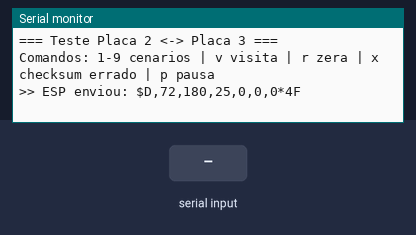
The sketch below on a simulated ESP32. On the bench: the last lines printed to the serial monitor. Inputs (shaded band) come from the test bench.

Above: at 1.7 s.
1.8 s: "1\n" received over Serial
At 1.96 s:
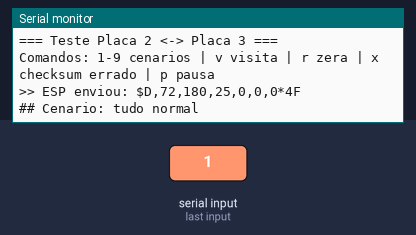
3.3 s: "$\n" received over the second serial link
At 3.9 s:
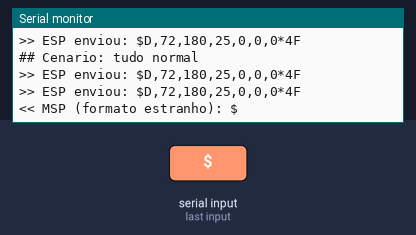
4.8 s: "3\n" received over Serial
At 5.5 s:
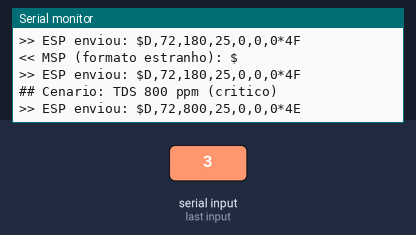
6.5 s: "S,\n" received over the second serial link
At 6.9 s:
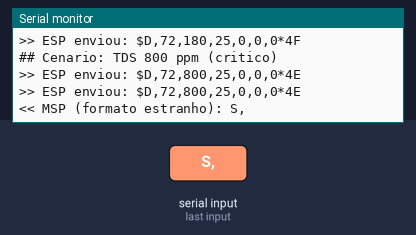
8.0 s: "5\n" received over Serial
At 8.8 s:
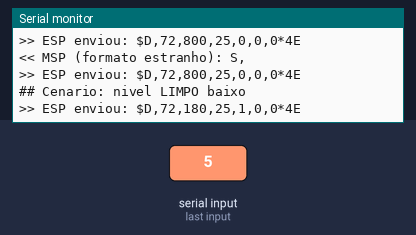
9.5 s: "K\n" received over the second serial link
At 9.9 s:
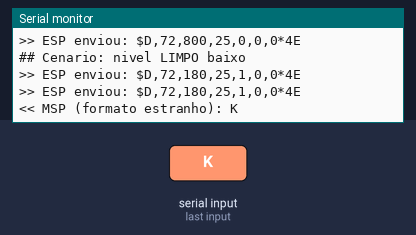

The sketch:

placas2-3-victor.ino
```cpp
/*
 * TESTE DE INTEGRACAO - PLACA 2 (ESP32) <-> PLACA 3 (MSP430)
 * Arduino IDE, placa "ESP32 Dev Module". Monitor Serial a 115200.
 *
 * Digite no Monitor Serial (e tecle Enter):
 *   1 = tudo normal              2 = pH critico (5,0)
 *   3 = TDS critico (800 ppm)    4 = turbidez critica (8,0 NTU)
 *   5 = nivel LIMPO baixo        6 = nivel SUJO alto
 *   7 = troca PENDENTE (pisca)   8 = troca EM ANDAMENTO (fixo)
 *   9 = turbidez SEM SENSOR ("-")
 *   v = manda uma visita ($V)    r = zera visitas ($R)
 *   x = manda quadro com checksum ERRADO (deve ser ignorado)
 *   p = PAUSA/retoma o envio (pausado > 10 s = MSP mostra "Erro")
 */

#define PINO_RX_MSP 16   // GPIO16 <- TX do MSP430 (P1.2)
#define PINO_TX_MSP 17   // GPIO17 -> RX do MSP430 (P1.1)

HardwareSerial MSP(2);   // UART2 do ESP32 (a UART0 e o USB)

// Cenario atual
int  ph10 = 72, tds = 180, turb10 = 25;
bool turbOk = true;
int  nivelLimpoBaixo = 0, nivelSujoAlto = 0, troca = 0;
bool pausado = false;

// ---------- envio ----------
uint8_t checksum(const String &s) {
  uint8_t cs = 0;
  for (size_t i = 0; i < s.length(); i++) cs ^= (uint8_t)s[i];
  return cs;
}

void enviaQuadro(const String &corpo, bool estragar = false) {
  uint8_t cs = checksum(corpo);
  if (estragar) cs ^= 0xFF;                 // checksum errado de proposito
  char cauda[8];
  snprintf(cauda, sizeof(cauda), "*%02X\r\n", cs);
  String q = "$" + corpo + cauda;
  MSP.print(q);
  Serial.print(">> ESP enviou: ");
  Serial.print(q);                          // q ja termina com \r\n
}

String montaD() {
  String c = "D,";
  c += String(ph10) + ",";
  c += String(tds) + ",";
  c += (turbOk ? String(turb10) : String("-")) + ",";
  c += String(nivelLimpoBaixo) + ",";
  c += String(nivelSujoAlto) + ",";
  c += String(troca);
  return c;
}

void cenarioNormal() {
  ph10 = 72; tds = 180; turb10 = 25; turbOk = true;
  nivelLimpoBaixo = 0; nivelSujoAlto = 0; troca = 0;
}

// ---------- recepcao ----------
String linha;

void trataLinhaDoMSP(const String &l) {
  // Esperado: $CORPO*HH
  int ast = l.indexOf('*');
  if (!l.startsWith("$") || ast < 0 || ast + 3 > (int)l.length()) {
    Serial.println("<< MSP (formato estranho): " + l);
    return;
  }
  String corpo = l.substring(1, ast);
  uint8_t recebido = (uint8_t)strtol(l.substring(ast + 1, ast + 3).c_str(), NULL, 16);
  bool ok = (recebido == checksum(corpo));

  Serial.print("<< MSP enviou: " + l);
  Serial.println(ok ? "   [checksum OK]" : "   [CHECKSUM ERRADO]");

  if (ok && corpo.startsWith("S,")) {
    // S,alarme,silenciado,visitas,com
    int a, s, v, c;
    if (sscanf(corpo.c_str(), "S,%d,%d,%d,%d", &a, &s, &v, &c) == 4) {
      const char *com[] = {"aguardando", "OK", "PERDIDA"};
      Serial.printf("   -> alarme=%s  silenciado=%s  visitas=%d  comunicacao=%s\n",
                    a ? "SIM" : "nao", s ? "SIM" : "nao", v,
                    (c >= 0 && c <= 2) ? com[c] : "?");
    }
  } else if (ok && corpo == "K") {
    Serial.println("   -> usuario apertou SILENCIAR na Placa 3");
  } else if (ok && corpo == "Z") {
    Serial.println("   -> usuario zerou as visitas na Placa 3");
  }
}

// ---------- comandos do Monitor Serial ----------
void trataComando(char c) {
  switch (c) {
    case '1': cenarioNormal();                     Serial.println("## Cenario: tudo normal"); break;
    case '2': cenarioNormal(); ph10 = 50;          Serial.println("## Cenario: pH 5,0 (critico)"); break;
    case '3': cenarioNormal(); tds = 800;          Serial.println("## Cenario: TDS 800 ppm (critico)"); break;
    case '4': cenarioNormal(); turb10 = 80;        Serial.println("## Cenario: turbidez 8,0 NTU (critica)"); break;
    case '5': cenarioNormal(); nivelLimpoBaixo = 1; Serial.println("## Cenario: nivel LIMPO baixo"); break;
    case '6': cenarioNormal(); nivelSujoAlto = 1;  Serial.println("## Cenario: nivel SUJO alto"); break;
    case '7': cenarioNormal(); troca = 1;          Serial.println("## Cenario: troca PENDENTE"); break;
    case '8': cenarioNormal(); troca = 2;          Serial.println("## Cenario: troca EM ANDAMENTO"); break;
    case '9': cenarioNormal(); turbOk = false;     Serial.println("## Cenario: turbidez SEM SENSOR"); break;
    case 'v': case 'V': enviaQuadro("V"); break;
    case 'r': case 'R': enviaQuadro("R"); break;
    case 'x': case 'X': Serial.println("## Enviando quadro com checksum ERRADO:");
                        enviaQuadro(montaD(), true); break;
    case 'p': case 'P': pausado = !pausado;
                        Serial.println(pausado ? "## Envio PAUSADO (MSP deve mostrar Erro em 10 s)"
                                               : "## Envio RETOMADO"); break;
    default: break;   // ignora Enter e outros caracteres
  }
}

void setup() {
  Serial.begin(115200);
  MSP.begin(9600, SERIAL_8N1, PINO_RX_MSP, PINO_TX_MSP);
  delay(500);
  Serial.println();
  Serial.println("=== Teste Placa 2 <-> Placa 3 ===");
  Serial.println("Comandos: 1-9 cenarios | v visita | r zera | x checksum errado | p pausa");
}

unsigned long ultimoEnvio = 0;

void loop() {
  // 1) Envia o $D a cada 1 s
  if (!pausado && millis() - ultimoEnvio >= 1000) {
    ultimoEnvio = millis();
    enviaQuadro(montaD());
  }

  // 2) Le o que chega do MSP430
  while (MSP.available()) {
    char ch = MSP.read();
    if (ch == '\n') {
      if (linha.length()) trataLinhaDoMSP(linha);
      linha = "";
    } else if (ch != '\r') {
      if (linha.length() < 80) linha += ch;
    }
  }

  // 3) Le os comandos digitados no Monitor Serial
  while (Serial.available()) trataComando((char)Serial.read());
}
```

Measured:
- after the input at 1.8 s, the serial monitor: prints a new line at once (image 1)
- after the input at 3.3 s, the serial monitor: prints a new line at once (image 2)
- after the input at 4.8 s, the serial monitor: prints a new line at once (image 3)
- after the input at 6.5 s, the serial monitor: prints a new line at once (image 4)
- after the input at 8.0 s, the serial monitor: prints a new line at once (image 5)
- after the input at 9.5 s, the serial monitor: prints a new line at once (image 6)
